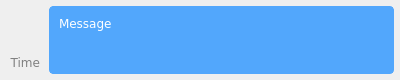
<?xml version="1.0" encoding="UTF-8"?>
<ui version="4.0">
 <class>TextChatOutgoingMessage</class>
 <widget class="QWidget" name="TextChatOutgoingMessage">
  <property name="geometry">
   <rect>
    <x>0</x>
    <y>0</y>
    <width>400</width>
    <height>80</height>
   </rect>
  </property>
  <property name="sizePolicy">
   <sizepolicy hsizetype="Expanding" vsizetype="Expanding">
    <horstretch>0</horstretch>
    <verstretch>0</verstretch>
   </sizepolicy>
  </property>
  <layout class="QHBoxLayout" name="horizontalLayout">
   <property name="leftMargin">
    <number>6</number>
   </property>
   <property name="topMargin">
    <number>6</number>
   </property>
   <property name="rightMargin">
    <number>6</number>
   </property>
   <property name="bottomMargin">
    <number>6</number>
   </property>
   <item>
    <widget class="QLabel" name="label_time">
     <property name="sizePolicy">
      <sizepolicy hsizetype="Fixed" vsizetype="Expanding">
       <horstretch>0</horstretch>
       <verstretch>0</verstretch>
      </sizepolicy>
     </property>
     <property name="styleSheet">
      <string notr="true">#label_time {
color: gray;
font-family: Verdana;
padding: 0px 0px 1px 0px;
}</string>
     </property>
     <property name="text">
      <string>Time</string>
     </property>
     <property name="alignment">
      <set>Qt::AlignBottom|Qt::AlignRight|Qt::AlignTrailing</set>
     </property>
     <property name="textInteractionFlags">
      <set>Qt::LinksAccessibleByMouse|Qt::TextSelectableByMouse</set>
     </property>
    </widget>
   </item>
   <item>
    <widget class="QLabel" name="label_message">
     <property name="sizePolicy">
      <sizepolicy hsizetype="Expanding" vsizetype="Expanding">
       <horstretch>0</horstretch>
       <verstretch>0</verstretch>
      </sizepolicy>
     </property>
     <property name="styleSheet">
      <string notr="true">#label_message {
color: white;
background-color: #52A7FC;
border: 1px solid #52A7FC;
border-radius: 4px;
font-family: Verdana;
padding:6px;
}</string>
     </property>
     <property name="text">
      <string notr="true">Message</string>
     </property>
     <property name="alignment">
      <set>Qt::AlignLeading|Qt::AlignLeft|Qt::AlignTop</set>
     </property>
     <property name="wordWrap">
      <bool>true</bool>
     </property>
     <property name="openExternalLinks">
      <bool>true</bool>
     </property>
     <property name="textInteractionFlags">
      <set>Qt::LinksAccessibleByMouse|Qt::TextSelectableByMouse</set>
     </property>
    </widget>
   </item>
  </layout>
 </widget>
 <resources/>
 <connections/>
</ui>
